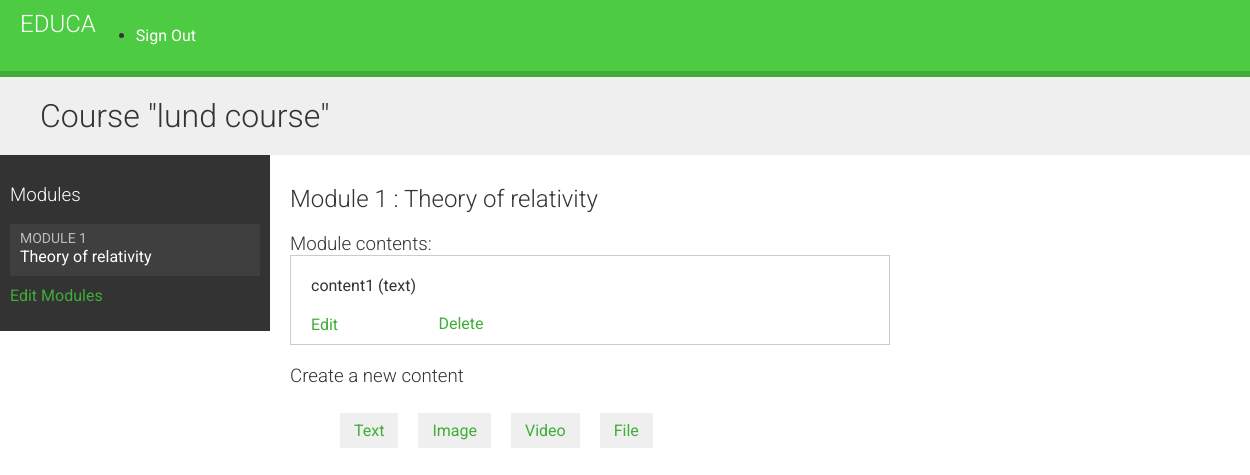
The page /course/module/5/ (signed in) on the database as committed earlier.
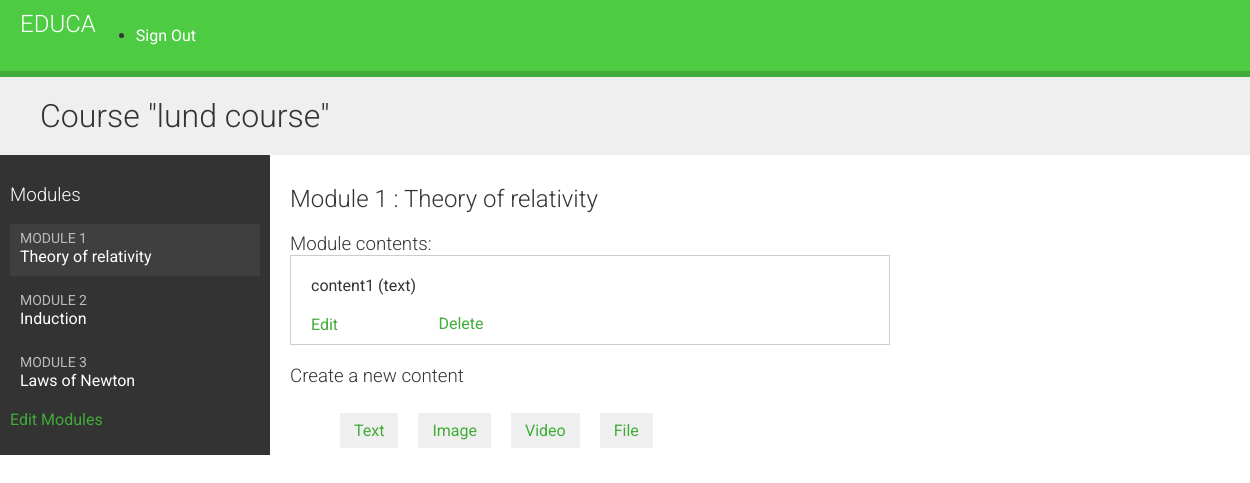
The same page on the database as committed later.
### courses/models.py (models this page shows, shortened)
class Module(models.Model):
    course=models.ForeignKey(Course,related_name='modules',on_delete=models.CASCADE)
    title=models.CharField(max_length=200)
    description=models.TextField(blank=True)
    order=OrderField(blank=True,for_fields=['course'])
    class Meta:
         ordering = ['order']

class Content(models.Model):
    module=models.ForeignKey(Module, related_name='contents', on_delete=models.CASCADE)
    content_type=models.ForeignKey(ContentType,on_delete=models.CASCADE, limit_choices_to={'model__in':('text','video','image','file')})
    object_id=models.PositiveIntegerField()
    item= GenericForeignKey('content_type','object_id')
    order=OrderField(blank=True,for_fields=['module'])
    class Meta:
         ordering = ['order']

class ItemBase(models.Model):
    owner=models.ForeignKey(User,related_name='%(class)s_related',on_delete=models.CASCADE)
    title=models.CharField(max_length=250)
    created=models.DateTimeField(auto_now_add=True)
    updated=models.DateTimeField(auto_now_add=True)
    class Meta:
        abstract= True
    def __str__(self):
        return self.title

class Text(ItemBase):
    content=models.TextField()

### courses/views.py (the view)
# urls.py: path('module/<int:module_id>/',views.ModuleContentListView.as_view(), name='module_content_list'),
class ModuleContentListView(TemplateResponseMixin,View):
    template_name='courses/manage//module/content_list.html'
    def get(self, request,  module_id):
        module=get_object_or_404(Module, id=module_id, course__owner=request.user)
        return self.render_to_response({'module':module})

### courses/templatetags/course.py (called while the page is built)
@register.filter
def model_name(obj):
    try:
        return obj._meta.model_name
    except AttributeError:
        return None

### courses/templates/courses/manage/module/content_list.html (shortened to what this page needs)
{% extends "base.html" %}
{% load course %}
{% block content %}
   {% with course=module.course %}
   <h1>Course "{{course.title}}"</h1>
   <div class='contents'>
   <h3>Modules</h3>
<ul id="modules">
{% for m in course.modules.all %}
<li data-id="{{m.id}}" {% if m == module %} class="selected" {% endif %}>
<a href="{% url "module_content_list" m.id%}">
<span>
 Module <span class="order">{{ m.order|add:1 }}</span>
 </span>
 <br>
 {{ m.title }}
</a>
</li>
   {% empty %}
      <li>No modules yet.</li>
   {% endfor %}
</ul>
<p>
<a href="{% url "course_module_update" course.id %}">Edit Modules</a>
</p>
</div>
<div class ="module">
  <h2> Module {{ module.order|add:1 }} : {{ module.title }}</h2>
  <h3>Module contents:</h3>
  <div id="module-contents">
     {% for content in module.contents.all %}
  <div data-id="{{ content.id }}">
     {% with item=content.item %}
<p>{{ item }} ({{ item|model_name }})</p>
<a href="{% url "module_content_update" module.id item|model_name item.id %}">
 Edit
</a>
  <form action="{% url "module_content_delete" content.id%}" method="post">
     <input type="submit" value="Delete">
  </form>
  {% endwith %}
 </div>
    {% empty %}
    <p>This module has no contents yet.</p>
 {% endfor %}
</div>
<h3>Create a new content</h3>
<ul class="content-types">
<li><a href="{% url "module_content_create" module.id "text" %}">Text</a></li>
<li><a href="{% url "module_content_create" module.id "image" %}">Image</a></li>
<li><a href="{% url "module_content_create" module.id "video" %}">Video</a></li>
<li><a href="{% url "module_content_create" module.id "file" %}">File</a></li>
</ul>
</div>
{% endwith %}
{% endblock %}

Rows that differ between the two databases and show on the page:
added Module: order|add "2", title "Induction"
added Module: order|add "3", title "Laws of Newton"
